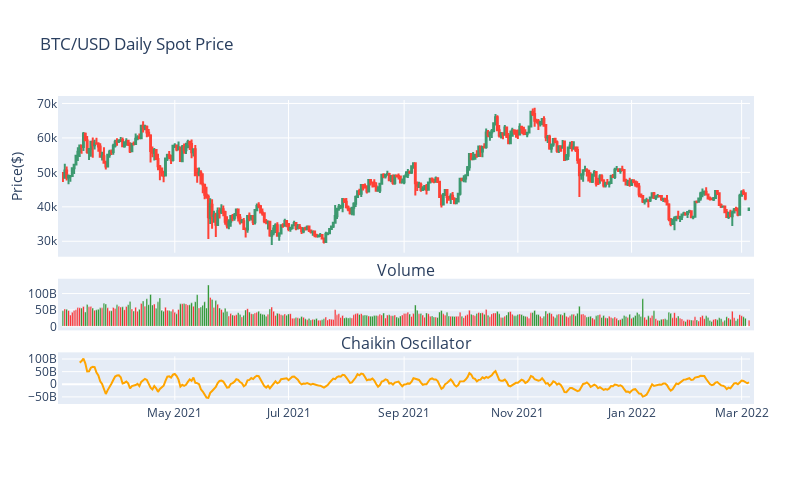

The cell this chart's notebook holds for it:
### Code cell
fig2 = make_subplots(rows=3, cols=1, shared_xaxes=True, 
               vertical_spacing=0.10, subplot_titles=("","Volume", "Chaikin Oscillator"), 
               row_width=[0.2, 0.2,0.7])
fig2.add_trace(go.Candlestick(x=data1.index,
                              open=data1['Open'],
                              high=data1['High'],
                              low=data1['Low'],
                              close=data1['Close'],
                              name= "OHLC",showlegend=False),row=1, col=1)
fig2.add_trace(go.Line(x=data1.index, y=chaikin, marker_color='orange', showlegend=False), row=3, col=1)

colors = ['green' if row['Open'] - row['Close'] >= 0 
          else 'red' for index, row in data1.iterrows()]

fig2.add_trace(go.Bar(x=data1.index, y=data1['Volume'],marker_color=colors,showlegend=False), row=2, col=1)

fig2.update_layout(
    title='BTC/USD Daily Spot Price',
    xaxis_tickfont_size=12,
    yaxis=dict(
        title='Price($)',
        titlefont_size=14,
        tickfont_size=12,
    ),
    autosize=False,
    width=800,
    height=500,
    margin=dict(l=50, r=50, b=100, t=100, pad=4)
)

fig2.update(layout_xaxis_rangeslider_visible=False)
fig2.show()

### Figure 1 — Plotly figure (JSON) as saved in the notebook; plotly's stock layout.template omitted (floating-point values rounded to 4 significant figures; data arrays with more than 128 entries replaced by an {"elided": "..."} marker saying what was removed)
{"data": [{"close": {"elided": "369 float values"}, "high": {"elided": "369 float values"}, "low": {"elided": "369 float values"}, "name": "OHLC", "open": {"elided": "369 float values"}, "showlegend": false, "type": "candlestick", "x": {"elided": "369 str values"}, "xaxis": "x", "yaxis": "y"}, {"marker": {"color": "orange"}, "showlegend": false, "type": "scatter", "x": {"elided": "369 str values"}, "xaxis": "x3", "y": {"elided": "369 float values"}, "yaxis": "y3"}, {"marker": {"color": {"elided": "369 str values"}}, "showlegend": false, "type": "bar", "x": {"elided": "369 str values"}, "xaxis": "x2", "y": {"elided": "369 int values"}, "yaxis": "y2"}], "layout": {"annotations": [{"font": {"size": 16}, "showarrow": false, "text": "Volume", "x": 0.5, "xanchor": "center", "xref": "paper", "y": 0.3909, "yanchor": "bottom", "yref": "paper"}, {"font": {"size": 16}, "showarrow": false, "text": "Chaikin Oscillator", "x": 0.5, "xanchor": "center", "xref": "paper", "y": 0.1455, "yanchor": "bottom", "yref": "paper"}], "autosize": false, "height": 500, "margin": {"b": 100, "l": 50, "pad": 4, "r": 50, "t": 100}, "title": {"text": "BTC/USD Daily Spot Price"}, "width": 800, "xaxis": {"anchor": "y", "autorange": true, "domain": [0, 1], "matches": "x3", "range": ["2021-03-01 12:00", "2022-03-05 12:00"], "rangeslider": {"visible": false, "yaxis": {}}, "showticklabels": false, "tickfont": {"size": 12}, "type": "date"}, "xaxis2": {"anchor": "y2", "autorange": true, "domain": [0, 1], "matches": "x3", "range": ["2021-03-01 12:00", "2022-03-05 12:00"], "showticklabels": false, "type": "date"}, "xaxis3": {"anchor": "y3", "autorange": true, "domain": [0, 1], "range": ["2021-03-01 12:00", "2022-03-05 12:00"], "type": "date"}, "yaxis": {"anchor": "x", "autorange": true, "domain": [0.4909, 1], "range": [26680.0, 71010.0], "tickfont": {"size": 12}, "title": {"font": {"size": 14}, "text": "Price($)"}}, "yaxis2": {"anchor": "x2", "autorange": true, "domain": [0.2455, 0.3909], "range": [0, 133000000000.0], "type": "linear"}, "yaxis3": {"anchor": "x3", "autorange": true, "domain": [0, 0.1455], "range": [-62300000000.0, 110600000000.0], "type": "linear"}}}
